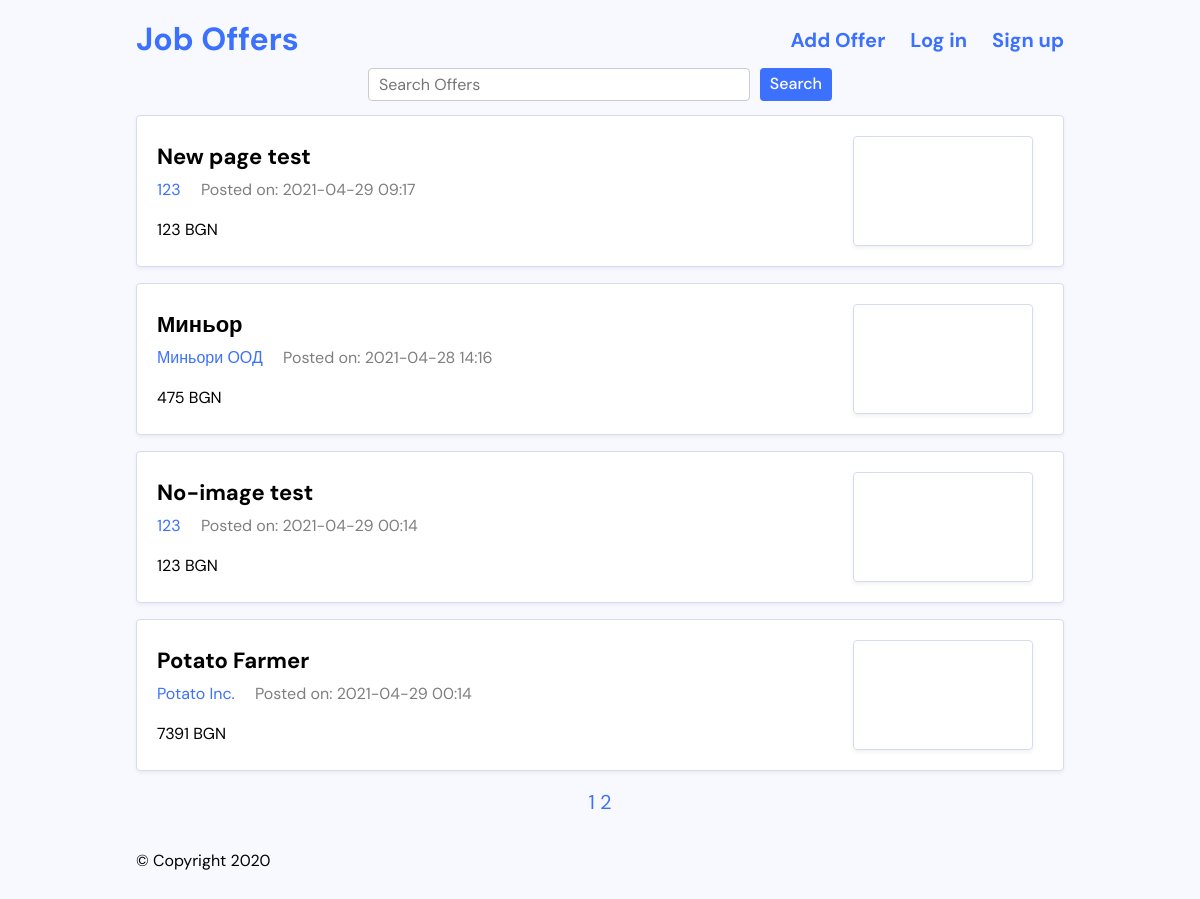
The page / on the database its author committed.
### tables this page shows
CREATE TABLE `approved_offers` (
  `job_id` int(11) NOT NULL,
  `job_title` varchar(40) NOT NULL,
  `job_img` varchar(1024) NOT NULL,
  `job_desc` text NOT NULL,
  `job_company` varchar(40) NOT NULL,
  `job_salary` int(10) NOT NULL,
  `job_date` timestamp NOT NULL DEFAULT current_timestamp() ON UPDATE current_timestamp()
);

### index.php (the view, shortened to what this page needs)
<?php
include_once('header.php');
?>
<main>
	<form class="search-form" action="./search.php" method="post">
		<input type="text" name='search' class="search-box" placeholder="Search Offers">
		<button type="submit" name='submit-search' class="search-button">Search</button>
	</form>
	<ul class="jobs-listing">
		<?php
		require("./includes/dbh.inc.php");
		$query = "SELECT * FROM approved_offers ORDER BY job_id DESC";
		$result = mysqli_query($conn, $query);
		$results_per_page = 4;
		$number_of_offers = mysqli_num_rows($result);
		$number_of_pages = ceil($number_of_offers / $results_per_page);
		if (!isset($_GET['page'])) {
			$page = 1;
		} else {
			$page = $_GET['page'];
		}
		$starting_limit_number = ($page - 1) * $results_per_page;
		$query = "SELECT * FROM approved_offers ORDER BY job_id DESC LIMIT "
			. $starting_limit_number . ' , ' . $results_per_page;
		$result = mysqli_query($conn, $query);
		while ($row = mysqli_fetch_assoc($result)) {
			$offer_array[] = $row;
		}
		if (!empty($offer_array)) {
			foreach ($offer_array as $key => $value) {
		?>
				<li class="job-card">
					<div class="job-primary">
						<h2 class="job-title"><a href="./offerinfo.php?offerid=<?php echo $offer_array[$key]["job_id"]; ?>"><?php echo $offer_array[$key]["job_title"]; ?></a></h2>
						<div class="job-meta">
							<a class="meta-company" href="./offerinfo.php?offerid=<?php echo $offer_array[$key]["job_id"]; ?>"><?php echo $offer_array[$key]["job_company"]; ?></a>
							<span class="meta-date"><?php echo "Posted on: " . substr($offer_array[$key]["job_date"], 0, -3); ?></span>
						</div>
						<div class="job-details">
							<span class="job-salary"><?php echo $offer_array[$key]["job_salary"]; ?> BGN</span>
						</div>
					</div>
					<div class="job-logo">
						<div class="job-logo-box">
						</div>
					</div>
				</li>
			<?php
			}
		} else {
			?>
			<h2 class="no-offers">No Offers Available</h2>
		<?php
		}
		?>
	</ul>
	<div class="page-numbers">
		<?php
		for ($page = 1; $page <= $number_of_pages; $page++) {
			echo '<a href="index.php?page=' . $page . '">' . $page . '</a> ';
		}
		?>
	</div>
</main>
<?php
include_once('footer.php');
?>

### header.php (shortened to what this page needs)
<!DOCTYPE html>
<html lang="en">
<head>
    <link rel="stylesheet" href="./css/master.css">
</head>
<body>
    <div class="site-wrapper">
        <header class="site-header">
            <nav>
                <ul class="header-links">
                    <h1 class="site-title"><a href="./index.php?page=1">Job Offers</a></h1>
                    <?php
                    if (isset($_SESSION["user_uid"])) {
                        echo '<li><a href="./includes/logout.inc.php">Log Out</a></li>';
                        echo '<li><a href="./submissions.php?page=1">Submissions</a></li>';
                        echo '<li><a href="./edit.php">Edit Offers</a></li>';
                    } else {
                        echo '<li><a href="./signup.php">Sign up</a></li>';
                        echo '<li><a href="./login.php">Log in</a></li>';
                    }
                    ?>
                    <li><a href="./addoffer.php">Add Offer</a></li>
                </ul>
            </nav>
        </header>

### footer.php
<footer class="site-footer">
    <p>&copy; Copyright 2020
    </p>
</footer>
</div>
</body>
</html>

### css/master.css (style rules this page uses)
html { line-height: 1.15; -webkit-text-size-adjust: 100%; }
body { margin: 0; }
main { display: block; }
a { background-color: transparent; }
button, input, optgroup, select, textarea { font-family: inherit; font-size: 100%; line-height: 1.15; margin: 0; }
button, input { overflow: visible; }
button, select { text-transform: none; }
button, [type=button], [type=reset], [type=submit] { -webkit-appearance: button; }
html { -webkit-box-sizing: border-box; -moz-box-sizing: border-box; box-sizing: border-box; }
*, *:before, *:after { -webkit-box-sizing: inherit; -moz-box-sizing: inherit; box-sizing: inherit; }
:root { --color-base: #f8f9ff; --color-primary: #3c71fe; --color-separator: #d5dcef; --font-sans: "DM Sans", sans-serif; }
body { background: var(--color-base); font-family: var(--font-sans); line-height: 1.5; }
a { color: var(--color-primary); text-decoration: none; }
.site-wrapper { max-width: 58em; margin: 0 auto; }
nav { overflow: hidden; display:block; }
.jobs-listing, .submissions-listing { margin: 0; padding: 0; }
.jobs-listing li, .submissions-listing li { margin-bottom: 16px;; }
.job-card { margin: 0; padding: 20px; list-style: none; background: white; border: 1px solid var(--color-separator); border-radius: 0.25em; box-shadow: 0px 2px 4px rgba(0, 0, 0, 0.06); display: flex; }
.job-card .job-primary { flex: 1 1 auto; }
.job-card .job-title { margin: 0; font-size: 1.375em; margin-bottom: 0.25em; }
.job-card .job-title a { color: black; }
.job-card .job-details { margin-top: 1em; }
.job-card .meta-date { opacity: 0.5; margin-left: 1em; }
.job-card { display: flex; align-items: center; }
.job-logo { flex: 0 0 12.5em; background: white; display: flex; align-items: stretch; justify-content: center; }
.job-logo-box { border: 1px solid var(--color-separator); border-radius: 0.25em; box-shadow: 0px 2px 4px rgba(0, 0, 0, 0.06); display: flex; align-items: center; justify-content: center; padding: 3px; width: 180px; height: 110px; }
.site-footer { margin-top: 2em; margin-bottom: 2em; }
button { width: 100%; background-color: #3c71fe; color: white; padding: 14px 20px; margin: 8px 0; border: none; border-radius: 4px; cursor: pointer; }
form input { width: 100%; padding: 12px 10px; margin: 8px 0; display: inline-block; border: 1px solid #ccc; border-radius: 4px; box-sizing: border-box; }
h2 { margin-block-start: 0; margin-block-end: 0.3em; }
p { margin-block-start: 0.5em; margin-block-end: 0.5em; }
ul { margin-block-start: 0; margin-block-end: 0; }
.site-title { font-size:32px; float: left; margin: 15px 0 15px 0; }
.header-links { list-style-type: none; padding: 0; clear:both; }
.header-links li { margin-top: 25px; float:right; padding-top: 0; padding-bottom: 0; }
.header-links li a { font-size: 20px; margin-left: 25px; color: #3c71fe; text-align: center; text-decoration: none; font-weight: bold; }
.search-form { margin-left: auto; margin-right: auto; width: 50%; display: flex; margin-bottom: 14px; margin-top: -10px; }
.search-box { height: 33px; width: 500px; margin: 0 10px 0 0; }
.search-button { height: 33px; width: 84px; padding: 6px 10px; border-radius: 0.25em; background: var(--color-primary); color: white; font-weight: 500; margin: 0; }
.page-numbers { margin: auto; width: 50%; font-size: 20px; text-align: center; }

### rows shown on the page
approved_offers: job_title "New page test", job_company "123", job_date "2021-04-29 09:17", job_salary "123"
approved_offers: job_title "Миньор", job_company "Миньори ООД", job_date "2021-04-28 14:16", job_salary "475"
approved_offers: job_title "No-image test", job_company "123", job_date "2021-04-29 00:14", job_salary "123"
approved_offers: job_title "Potato Farmer", job_company "Potato Inc.", job_date "2021-04-29 00:14", job_salary "7391"
